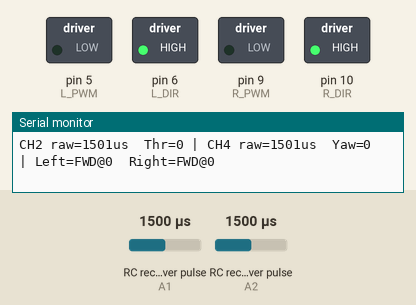
This sketch was run on a simulated Arduino Uno, built with avr-gcc and run on an emulated ATmega328P. On the bench: switched loads named in the sketch (green lamp = pin HIGH), the last lines printed to the serial monitor. Wiring (inferred from the names in the program): 2 × RC receiver channel: data A1 / data A2. Dashed ring = blinking. The inputs (shaded band) are chosen by the test bench; at power-on: RC receiver pulse (sensors on A2, A1) 1500 µs.

Above: at 2.7 s.
2.8 s: RC receiver pulse (sensor on A2) set to 1414 µs
5.8 s: RC receiver pulse (sensor on A2) set to 1407 µs
8.8 s: RC receiver pulse (sensor on A1) set to 1412 µs
11.8 s: RC receiver pulse (sensor on A1) set to 1399 µs
At 13.5 s:
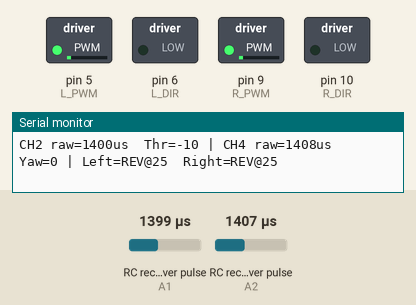
14.8 s: RC receiver pulse (sensor on A1) set to 1387 µs
At 15.6 s:
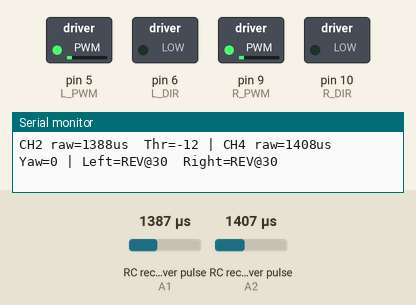
17.8 s: RC receiver pulse (sensor on A2) set to 1250 µs
At 19.1 s:
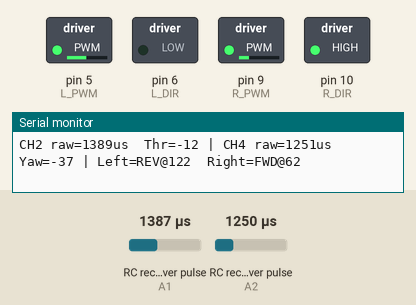
Timing chart, 0 to 21.8 s (numbered marks = the images above; inputs shaded):
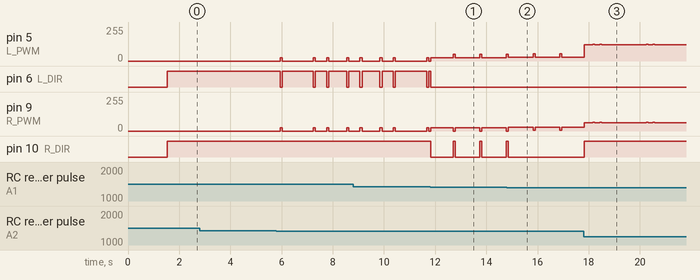

Measured:
- the behaviour switches between 1400 and 1399 µs on RC receiver pulse (sensor on A1) (found by bisection; images 0 and 1)
- the behaviour switches between 1394 and 1393 µs on RC receiver pulse (sensor on A1) (found by bisection; images 1 and 2)
- after the input at 11.8 s, pin 10 (R_DIR): alternates HIGH for 0.08 s and LOW for 0.96 s, starting at once
- after the input at 14.8 s, pin 10 (R_DIR): goes on until 14.9 s, then stays LOW
- after the input at 17.8 s, pin 10 (R_DIR): LOW → HIGH at once

The sketch:

death_race_bot.ino
```cpp
// --- RC channel input pins ---
#define CH2 A1   // Throttle
#define CH4 A2   // Steering

// --- Motor control pins (shared per side) ---
#define L_DIR 6
#define L_PWM 5   // must be PWM
#define R_DIR 10
#define R_PWM 9   // must be PWM

// --- Settings ---
const int deadzone   = 10;      // joystick neutral tolerance
const int maxPWM     = 250;     // max motor speed (0..255)
const unsigned long FAILSAFE_MS = 500;  // stop if no RC signal >0.5s

// --- Variables ---
int rawCh2 = 1500, rawCh4 = 1500;
int thr = 0, yaw = 0;
unsigned long lastSignalTime = 0;

// --- Read RC function ---
int readChannel(int pin, int minOut, int maxOut, int def, int &rawOut) {
  int us = pulseIn(pin, HIGH, 30000);   // measure PWM width (timeout 30ms)
  rawOut = us;
  if (us < 900 || us > 2100) return def; // invalid
  lastSignalTime = millis();             // update failsafe timer
  return map(us, 900, 2000, minOut, maxOut);
}

// --- Drive both sides ---
void setMotors(bool dirL, int spdL, bool dirR, int spdR) {
  digitalWrite(L_DIR, dirL ? HIGH : LOW);
  analogWrite(L_PWM, constrain(spdL, 0, 255));

  digitalWrite(R_DIR, dirR ? HIGH : LOW);
  analogWrite(R_PWM, constrain(spdR, 0, 255));
}

void stopMotors() {
  analogWrite(L_PWM, 0);
  analogWrite(R_PWM, 0);
}

void setup() {
  Serial.begin(9600);

  pinMode(CH2, INPUT);
  pinMode(CH4, INPUT);

  pinMode(L_DIR, OUTPUT);
  pinMode(L_PWM, OUTPUT);
  pinMode(R_DIR, OUTPUT);
  pinMode(R_PWM, OUTPUT);

  stopMotors();
  delay(1500);

  Serial.println("=== RC Car Debug (FS-i6S + Nano + 2xMDD10A + 2xMD10C) ===");
}

void loop() {
  // 1. Read RC channels
  thr = readChannel(CH2, -100, 100, 0, rawCh2); // throttle
  yaw = readChannel(CH4, -100, 100, 0, rawCh4); // steering

  // 2. Failsafe check
  if (millis() - lastSignalTime > FAILSAFE_MS) {
    stopMotors();
    Serial.println("!!! FAILSAFE TRIGGERED - No RC signal !!!");
    delay(50);
    return;
  }

  // 3. Deadzone
  if (abs(thr) < deadzone) thr = 0;
  if (abs(yaw) < deadzone) yaw = 0;

  // 4. Mixing (arcade drive)
  int leftCmd  = constrain(thr + yaw, -100, 100);
  int rightCmd = constrain(thr - yaw, -100, 100);

  bool leftDir  = (leftCmd >= 0);
  bool rightDir = (rightCmd >= 0);
  int  leftPWM  = map(abs(leftCmd),  0, 100, 0, maxPWM);
  int  rightPWM = map(abs(rightCmd), 0, 100, 0, maxPWM);

  // 5. Drive
  setMotors(leftDir, leftPWM, rightDir, rightPWM);

  // 6. Debug print
  Serial.print("CH2 raw=");
  Serial.print(rawCh2); Serial.print("us  Thr=");
  Serial.print(thr);

  Serial.print(" | CH4 raw=");
  Serial.print(rawCh4); Serial.print("us  Yaw=");
  Serial.print(yaw);

  Serial.print(" | Left=");
  Serial.print(leftDir ? "FWD" : "REV");
  Serial.print("@"); Serial.print(leftPWM);

  Serial.print("  Right=");
  Serial.print(rightDir ? "FWD" : "REV");
  Serial.print("@"); Serial.println(rightPWM);

  delay(30);
}
```
